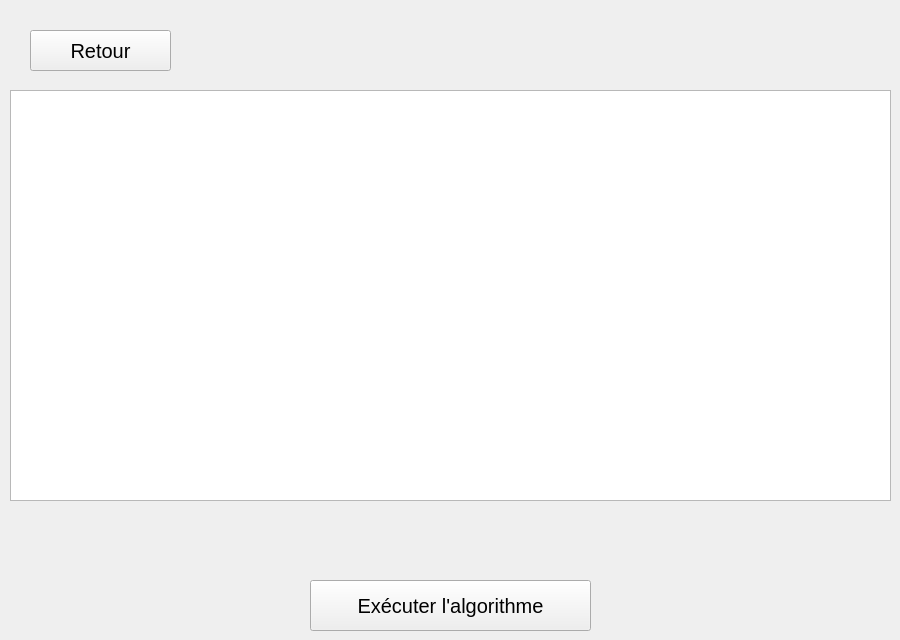
    <widget class="QWidget" name="pageRang">
     <widget class="QGraphicsView" name="graphicsViewRang">
      <property name="geometry">
       <rect>
        <x>10</x>
        <y>90</y>
        <width>881</width>
        <height>411</height>
       </rect>
      </property>
     </widget>
     <widget class="QPushButton" name="btnRetourRang">
      <property name="geometry">
       <rect>
        <x>30</x>
        <y>30</y>
        <width>141</width>
        <height>41</height>
       </rect>
      </property>
      <property name="font">
       <font>
        <pointsize>15</pointsize>
       </font>
      </property>
      <property name="text">
       <string>Retour</string>
      </property>
     </widget>
     <widget class="QPushButton" name="btnExecRang">
      <property name="geometry">
       <rect>
        <x>310</x>
        <y>580</y>
        <width>281</width>
        <height>51</height>
       </rect>
      </property>
      <property name="font">
       <font>
        <pointsize>15</pointsize>
        <bold>false</bold>
       </font>
      </property>
      <property name="tabletTracking">
       <bool>false</bool>
      </property>
      <property name="text">
       <string>Exécuter l'algorithme</string>
      </property>
     </widget>
     <widget class="QLabel" name="labelRang">
      <property name="geometry">
       <rect>
        <x>10</x>
        <y>510</y>
        <width>881</width>
        <height>61</height>
       </rect>
      </property>
      <property name="font">
       <font>
        <pointsize>15</pointsize>
        <strikeout>false</strikeout>
       </font>
      </property>
      <property name="text">
       <string/>
      </property>
      <property name="alignment">
       <set>Qt::AlignCenter</set>
      </property>
     </widget>
    </widget>
